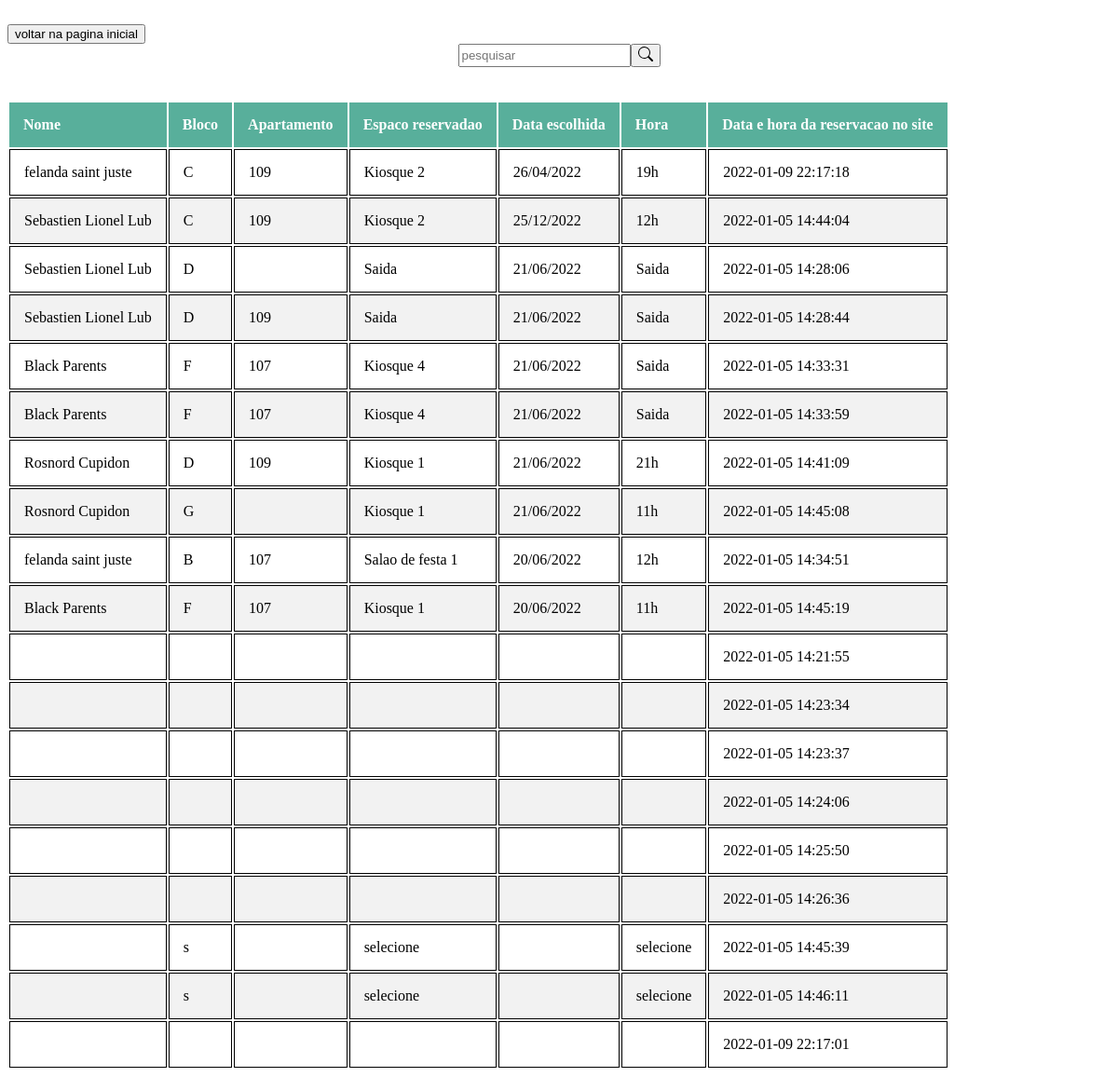
Page /Adm/lista_de_reservacao.php on the earlier database version.
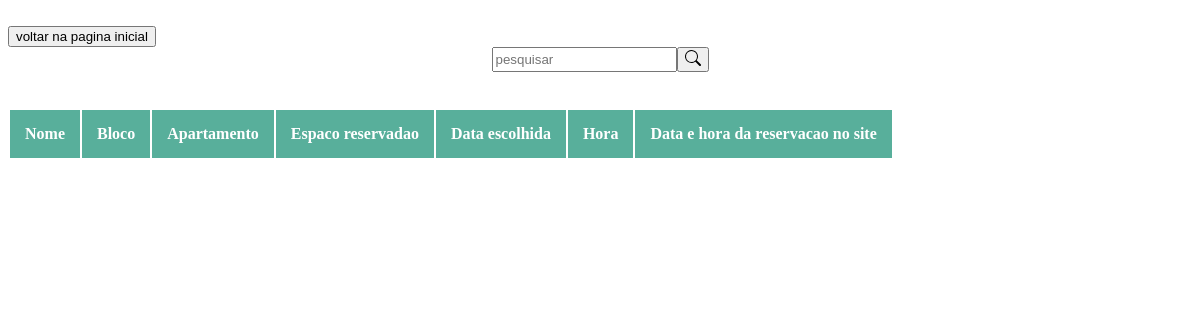
Same page on the later database version.
### tables this page shows
CREATE TABLE `reservacao` (
  `nome` varchar(20) NOT NULL,
  `bloco` varchar(1) NOT NULL,
  `apartamento` varchar(3) NOT NULL,
  `espaco` varchar(60) NOT NULL,
  `data_escolhida` varchar(60) NOT NULL,
  `hora` varchar(60) NOT NULL,
  `data e hora no site` datetime NOT NULL DEFAULT current_timestamp()
);

### Adm/lista_de_reservacao.php (the view, shortened to what this page needs)
<?php
    include_once('conexao.php');
    if(!empty($_GET['search']))
    {
      $data = $_GET['search'];
      $sql = "SELECT * FROM reservacao WHERE data_escolhida LIKE '%$data%' or bloco LIKE '%$data%' or apartamento LIKE '%$data%' or espaco LIKE '%$data%'  ORDER BY data_escolhida DESC ";
    }
    else
    {
    $sql =" SELECT *FROM reservacao ORDER BY data_escolhida DESC ";
    }
    $result = $conexao->query($sql);
?>
<!DOCTYPE html>
<html lang="pt-br">
<head>
    <link rel="stylesheet" href="https://use.fontawesome.com/releases/v5.8.2/css/all.css"
>
</head>
</head>
<body>
<br>
<a href="home.php"><button>voltar na pagina inicial</button></a>
<div class="box-search">
  <input type= "search" class= "form-control w-25" placeholder="pesquisar" id ="pesquisar">
  <button class="btn btn-primary">
  </button>
</div>
<br>
<br>
    <div>
        <table class = "table">
          <thread>
            <tr>
              <th scope="col">Nome</th>
              <th scope="col">Bloco</th>
              <th scope="col">Apartamento</th>
              <th scope="col">Espaco reservadao</th>
              <th scope="col">Data escolhida</th>
              <th scope="col">Hora</th>
              <th scope="col">Data e hora da reservacao no site</th>
            </tr>
          </thread>
          <tbody>
            <?php
            while($user_data = mysqli_fetch_assoc($result))
            {
              echo "<tr>";
              echo "<td>".$user_data['nome']."</td>";
              echo "<td>".$user_data['bloco']."</td>";
              echo "<td>".$user_data['apartamento']."</td>";
              echo "<td>".$user_data['espaco']."</td>";
              echo "<td>".$user_data['data_escolhida']."</td>";
              echo "<td>".$user_data['hora']."</td>";
              echo "<td>".$user_data['data e hora no site']."</td>";
              echo "</tr>";
            }
            ?>
        </table>
  </div>
</body>
</html>

### Adm/lista_de_reservacao.php (style rules this page uses)
table, td, { border: 1px solid black; padding: 15px; }
th { background-color: #58af9b; color: white; text-align: left; padding: 15px; }
.box-search { display: flex; justify-content: center ; border-radius: 15px 15px 0 0; }
td { padding: 30px; border: 1px solid black; padding: 15px; }
tr:nth-child(even) { background-color: #f2f2f2; }

Differences in the rows shown:
removed reservacao: nome "felanda saint juste", bloco "C", apartamento "109", espaco "Kiosque 2", data_escolhida "26/04/2022", hora "19h", data e hora no site "2022-01-09 22:17:18"
removed reservacao: nome "Sebastien Lionel Lub", bloco "C", apartamento "109", espaco "Kiosque 2", data_escolhida "25/12/2022", hora "12h", data e hora no site "2022-01-05 14:44:04"
removed reservacao: nome "Sebastien Lionel Lub", bloco "D", espaco "Saida", data_escolhida "21/06/2022", hora "Saida", data e hora no site "2022-01-05 14:28:06"
removed reservacao: nome "Sebastien Lionel Lub", bloco "D", apartamento "109", espaco "Saida", data_escolhida "21/06/2022", hora "Saida", data e hora no site "2022-01-05 14:28:44"
removed reservacao: nome "Black Parents", bloco "F", apartamento "107", espaco "Kiosque 4", data_escolhida "21/06/2022", hora "Saida", data e hora no site "2022-01-05 14:33:31"
removed reservacao: nome "Black Parents", bloco "F", apartamento "107", espaco "Kiosque 4", data_escolhida "21/06/2022", hora "Saida", data e hora no site "2022-01-05 14:33:59"
removed reservacao: nome "Rosnord Cupidon", bloco "D", apartamento "109", espaco "Kiosque 1", data_escolhida "21/06/2022", hora "21h", data e hora no site "2022-01-05 14:41:09"
removed reservacao: nome "Rosnord Cupidon", bloco "G", espaco "Kiosque 1", data_escolhida "21/06/2022", hora "11h", data e hora no site "2022-01-05 14:45:08"
removed reservacao: nome "felanda saint juste", bloco "B", apartamento "107", espaco "Salao de festa 1", data_escolhida "20/06/2022", hora "12h", data e hora no site "2022-01-05 14:34:51"
removed reservacao: nome "Black Parents", bloco "F", apartamento "107", espaco "Kiosque 1", data_escolhida "20/06/2022", hora "11h", data e hora no site "2022-01-05 14:45:19"
removed reservacao: data e hora no site "2022-01-05 14:21:55"
removed reservacao: data e hora no site "2022-01-05 14:23:34"
removed reservacao: data e hora no site "2022-01-05 14:23:37"
removed reservacao: data e hora no site "2022-01-05 14:24:06"
removed reservacao: data e hora no site "2022-01-05 14:25:50"
removed reservacao: data e hora no site "2022-01-05 14:26:36"
removed reservacao: bloco "s", espaco "selecione", hora "selecione", data e hora no site "2022-01-05 14:45:39"
removed reservacao: bloco "s", espaco "selecione", hora "selecione", data e hora no site "2022-01-05 14:46:11"
removed reservacao: data e hora no site "2022-01-09 22:17:01"
